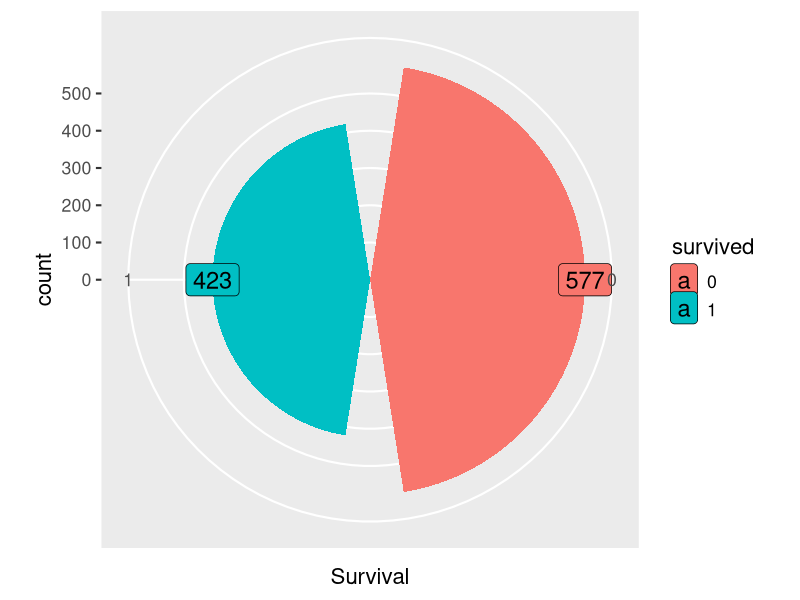
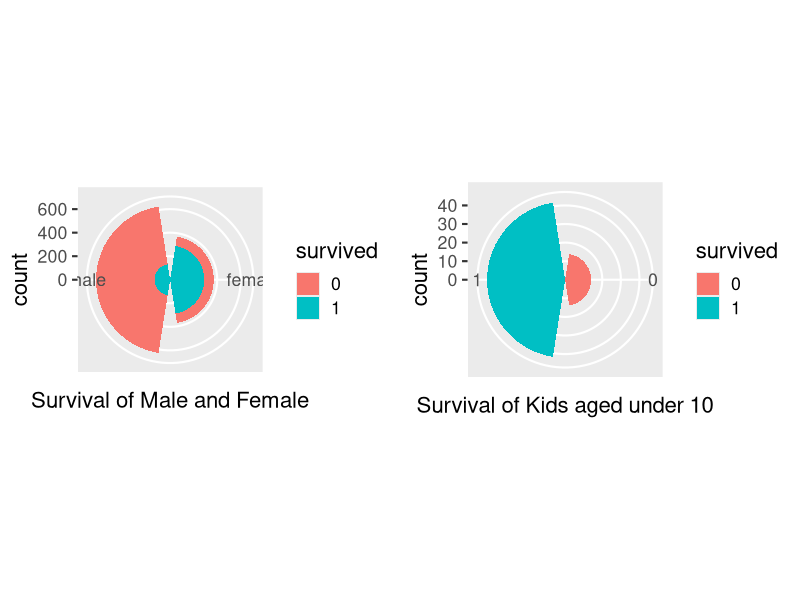
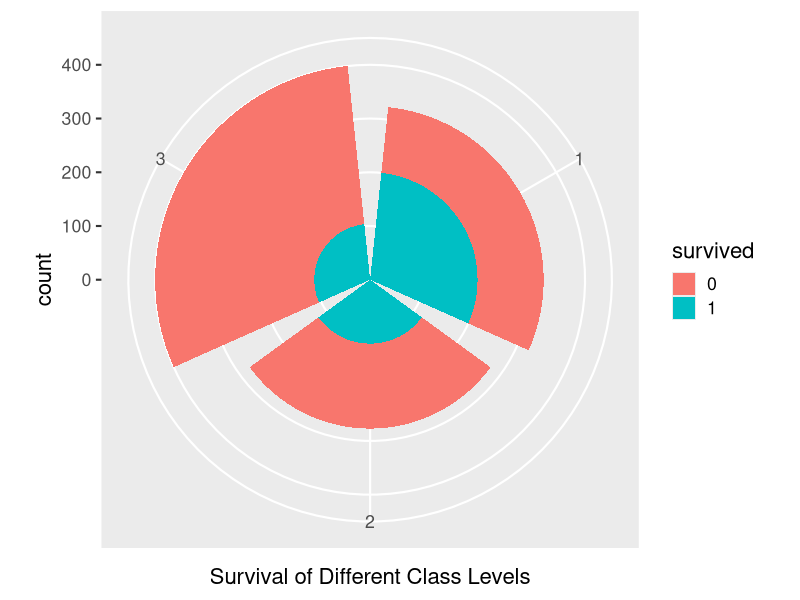
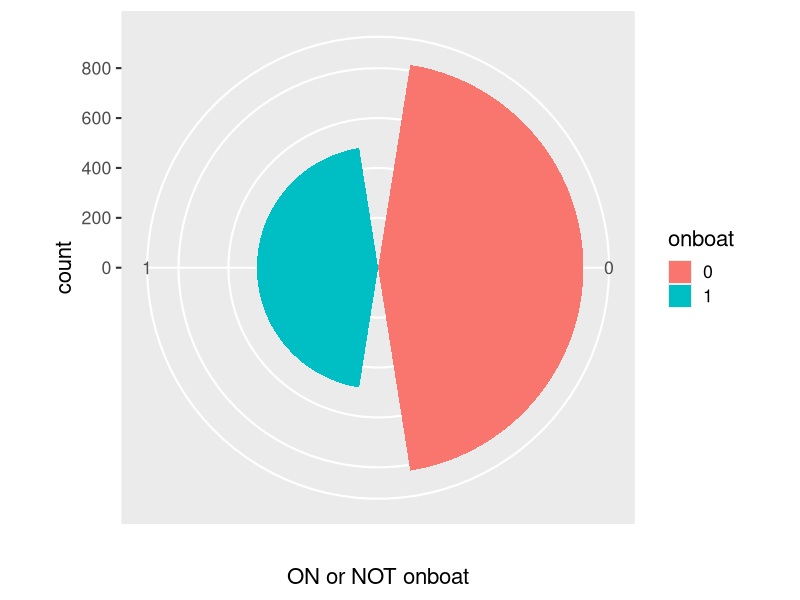
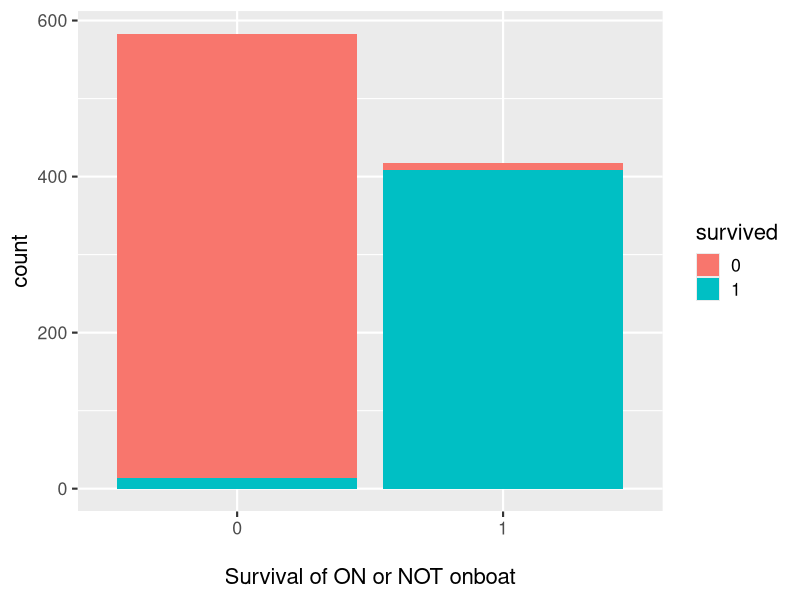
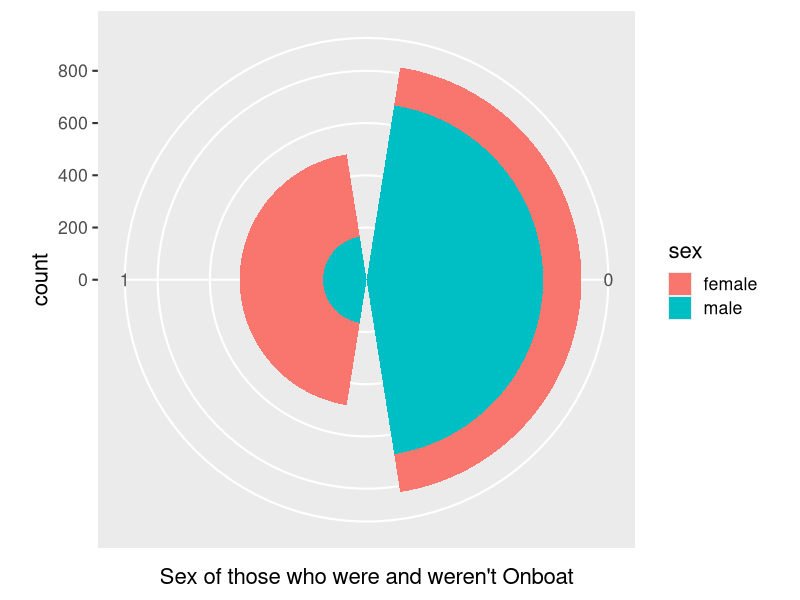
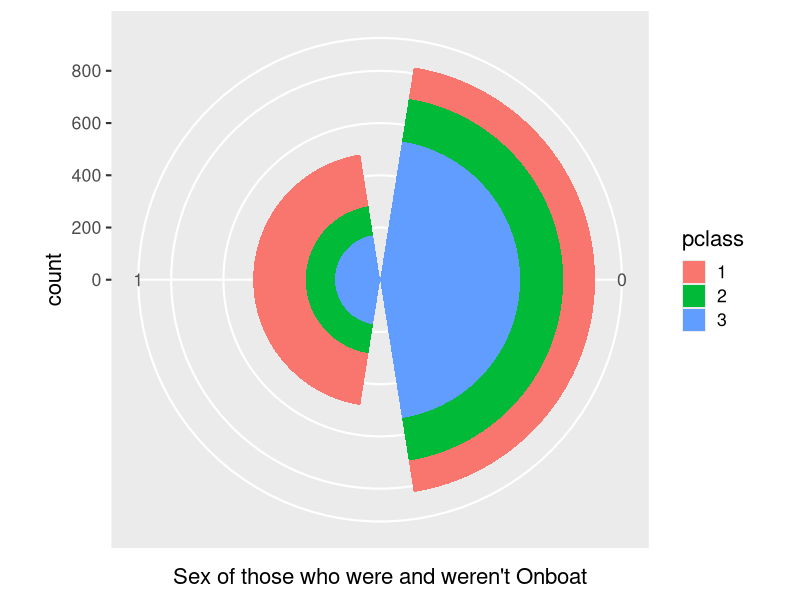
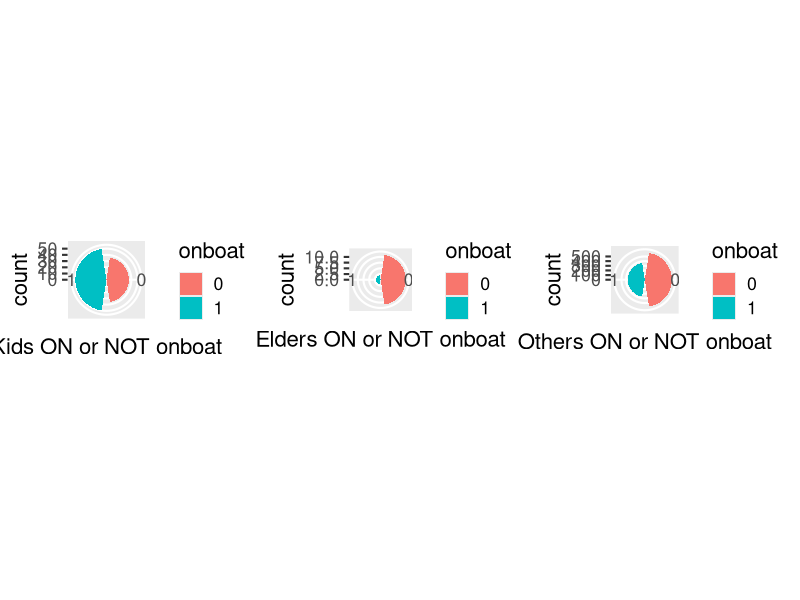

Write R code to recreate these figures, in order. (Note: this script raises an error after producing the figures.)
library('gridExtra')
library('ggplot2') 
library('ggthemes')
library('scales')
library('dplyr')
library('mice') 
library('randomForest')


# 讀檔（訓練集及測試集）
train.data <- read.csv("titanicTrain.csv", stringsAsFactors = F, na.strings = c(""))
test.data <- read.csv("titanicQuestion.csv", stringsAsFactors = F, na.strings = c(""))
train.data <- train.data[1:1000, ]
test.data <- test.data[1:309, ]
full <- rbind(train.data, test.data)
str(full)


full$survived <- as.factor(full$survived)
full$pclass <- as.factor(full$pclass)
full$sex <- as.factor(full$sex)

train <- full[1:1000,]
# 生還人數
ggplot(train, aes(x = survived, fill = survived)) +
  geom_bar(stat = 'count') +
  labs(x = 'Survival') +
  geom_label(stat = 'count',aes(label = ..count..), size = 6) +
  theme_grey(base_size = 16) +
  coord_polar("x", start=0)

# 男女小孩生還比較
MF <- ggplot(train, aes(x = sex, fill = survived)) +
  geom_bar(stat = 'count') +
  labs(x = 'Survival of Male and Female') +
#  geom_label(stat = 'count',aes(label = ..count..), size = 7) +
  theme_grey(base_size = 16) +
  coord_polar("x", start=0)

kids.survival <- train[(!is.na(train$age)) & (train$age < 10), ]
KS <- ggplot(kids.survival, aes(x = survived, fill = survived)) +
  geom_bar(stat = 'count') +
  labs(x = 'Survival of Kids aged under 10') +
#  geom_label(stat = 'count',aes(label = ..count..), size = 7) +
  theme_grey(base_size = 16) +
  coord_polar("x", start=0)


#多圖組合
grid.arrange(MF,KS, nrow = 1)
#可以看出男人的生還率最低，女人及小孩的生還率較高


#依照座艙等級分類
ggplot(train, aes(x = pclass, fill = survived)) +
  geom_bar(stat = 'count') +
  labs(x = 'Survival of Different Class Levels') +
#  geom_label(stat = 'count',aes(label = ..count..), size = 7) +
  theme_grey(base_size = 16) +
  coord_polar("x", start=0)
# 可以發現座艙等級越高，生還率越高



# 上船
full[!is.na(full$boat), "onboat"] <- "1"
full[is.na(full$boat), "onboat"] <- "0"


ggplot(full, aes(x = onboat, fill = onboat)) +
  geom_bar(stat = 'count') +
  labs(x = '\nON or NOT onboat') +
  theme_grey(base_size = 16) +
  coord_polar("x", start=0)

ggplot(full[1:1000,], aes(x = onboat, fill = survived)) +
  geom_bar(stat = 'count') +
  labs(x = '\nSurvival of ON or NOT onboat') +
  theme_grey(base_size = 16) 
#  coord_polar("x", start=0)
# 上船者有很大的機率逃過一劫，反之則難逃一劫


# ----------分析上船者大多是什麼人----------#
MF.OB <- ggplot(full, aes(x = onboat, fill = sex)) +
  geom_bar(stat = 'count') +
  labs(x = 'Sex of those who were and weren\'t Onboat') +
  theme_grey(base_size = 16) +
  coord_polar("x", start=0)
MF.OB
# 上船者有一大部分是女人，沒上船的有一大部分是男人

CL.OB <- ggplot(full, aes(x = onboat, fill = pclass)) +
  geom_bar(stat = 'count') +
  labs(x = 'Sex of those who were and weren\'t Onboat') +
  theme_grey(base_size = 16) +
  coord_polar("x", start=0)
CL.OB
# 上船者有一大部分是座艙等級最高的，沒上船的有一半是座艙等級最低的


full$age <- floor(full$age)
p3 <- ggplot(full[!is.na(full$age) & (full$age <= 10),], aes(x = onboat, fill = onboat)) +
  geom_bar(stat = 'count') +
  labs(x = 'Kids ON or NOT onboat') +
  theme_grey(base_size = 16) +
  coord_polar("x", start=0)
# 小孩大多有上船

p4 <- ggplot(full[!is.na(full$age) & (full$age >= 65),], aes(x = onboat, fill = onboat)) +
  geom_bar(stat = 'count') +
  labs(x = 'Elders ON or NOT onboat') +
  theme_grey(base_size = 16) +
  coord_polar("x", start=0)
# 老人大多沒上船

p5 <- ggplot(full[!is.na(full$age) & (full$age < 65) & (full$age > 10),], aes(x = onboat, fill = onboat)) +
  geom_bar(stat = 'count') +
  labs(x = 'Others ON or NOT onboat') +
  theme_grey(base_size = 16) +
  coord_polar("x", start=0)


grid.arrange(p3, p4, p5, nrow = 1)


#---------------- 觀察姓名變量 ----------------#
# 從乘客名字中提取頭銜 
full$title <- gsub('(.*, )|(\\..*)', '', full$name) 
# 查看按照性別劃分的頭銜數量
table(full$sex, full$title)
# 對於那些出現頻率較低的頭銜合併為一類
rare_title <- c('Dona', 'Lady', 'the Countess','Capt', 'Col', 'Don', 'Dr', 'Major', 'Rev', 'Sir', 'Jonkheer', 'Mme')
full$title[full$title == 'Mlle']<- 'Miss' 
full$title[full$title == 'Ms'] <- 'Miss'
full$title[full$title %in% rare_title] <- 'Rare Title'
table(full$sex, full$title)

ggplot(full[1:1000,]) + 
  geom_histogram(aes(x = title, fill = survived), stat="count")
# 可得知女性生還率較高

# 最後從乘客姓名中，提取姓氏 
full$surname <- sapply(full$name, function(x) strsplit(x, split = '[,.]')[[1]][1])



#---------------- 觀察家庭變量 ----------------#
full$familycount <- full$sibsp + full$parch + 1

ggplot(full[1:1000, ], aes(x = familycount, fill = survived)) + 
  geom_bar(stat='count', position='dodge') + 
  scale_x_continuous(breaks=c(1:8)) + labs(x = 'Family Size') + 
  theme_gray()
# 一個人的罹難率高，家庭人數二到四（小家庭）的生存率最高，家庭人數四個以上（大家庭）生存率低

full$familysize[full$familycount == 1] <- 'single' 
full$familysize[full$familycount < 5 & full$familycount > 1]<- 'small' 
full$familysize[full$familycount > 4] <- 'large'


ggplot(full[1:1000, ], aes(x = familysize, fill = survived)) +
  geom_bar(stat = 'count', position = 'fill') +
  labs(x = 'Survival of Different Family Size') +
  theme_grey(base_size = 16)

#full$familyID <- paste(as.character(full$familysize), as.character(full$surname), sep = "")
#full[as.numeric(full$familycount) <= 1, "familyID"] <- 'Small'
#full$familyID <- as.factor(full$familyID)

#-----------填補缺失值----------#
sum(is.na(full$embarked))
full[is.na(full$embarked),]
#169, 285

# 估計對於有相同艙位等級（passenger class）和票價（Fare）的乘客也許有著相同的登船港口位置embarkment
ggplot(full, aes(x = embarked, y = fare, fill = factor(pclass))) + 
  geom_boxplot() + 
  geom_hline(aes(yintercept=80), colour='red', linetype='dashed', lwd=2) + 
  scale_y_continuous(labels=dollar_format()) + 
  theme_gray()

# 港口Ｃ的票價的中位數為80，因此我們可以把乘客169, 285的出發港口缺失值替換為‘Ｃ’
full[c(169, 285),"embarked"] <- 'C'

sum(is.na(full$fare))
# 有一個缺失值
full[is.na(full$fare),]
# 1226

ggplot(full[full$pclass == '3' & full$embarked == 'S', ], aes(x = fare)) + 
  geom_density(fill = '#99d6ff', alpha=0.4) + 
  geom_vline(aes(xintercept=median(fare, na.rm=T)),colour='red', linetype='dashed', lwd=1) +
  scale_x_continuous(labels=dollar_format()) + 
  theme_few()

median(full[!is.na(full$fare) & (full$embarked == 'S') & (full$pclass == '3'), "fare"])

full[1226,"fare"] <- median(full[!is.na(full$fare) & (full$embarked == 'S') & (full$pclass == '3'), "fare"])

# 年齡缺失值
sum(is.na(full$age))

# 使因子變量因子化 
factor_vars <- c('pclass', 'sex', 'embarked', 'title', 'surname', 'familysize') 
full[factor_vars] <- lapply(full[factor_vars],function(x) as.factor(x)) 
# 設置隨機種子 
set.seed(2018)  
# 執行多重插補法，剔除一些沒什麼用的變量: 
mice.age <- mice(full[, !names(full) %in% c('name', 'ticket', 'cabin', 'surname', 'survived', 'home.dest', 'body')], method='rf') 
# 保存完整輸出 
mice.output <- complete(mice.age)

# 繪製年齡分布圖 
par(mfrow=c(1,2)) 
hist(full$age, freq=F, main='Age: Original Data', col='orange', ylim=c(0,0.04)) 
hist(mice.output$age, freq=F, main='Age: MICE Output', col='red', ylim=c(0,0.04))

# 對原年齡數據進行更換
full$age <- mice.output$age
# 確認已全數填補
sum(is.na(full$age))




#-----------機器學習-預測-----------#
train <- full[1:1000, ]
test <- full[1001:1309,]

set.seed(2018)
rf_model <- randomForest(survived ~ pclass + sex + age + sibsp 
                         + parch + fare + embarked + title + familysize + onboat, data = train)

par(mfrow=c(1,1))
plot(rf_model, ylim=c(0,0.36)) 
legend('topright', colnames(rf_model$err.rate), col=1:3, fill=1:3)

prediction.train <- predict(rf_model, train)
correction.rate <- sum(prediction.train == full[1:1000, "survived"]) / 1000
correction.rate


prediction <- predict(rf_model, test)
ID <- c(1001:1309)
answer <- data.frame(survived = prediction )

ggplot(answer, aes(x = survived, fill = survived)) +
  geom_bar(stat = 'count') +
  labs(x = 'Prediction of Survival') +
  theme_grey(base_size = 16)

write.csv(answer, file = "predict1.csv", row.names = FALSE)


